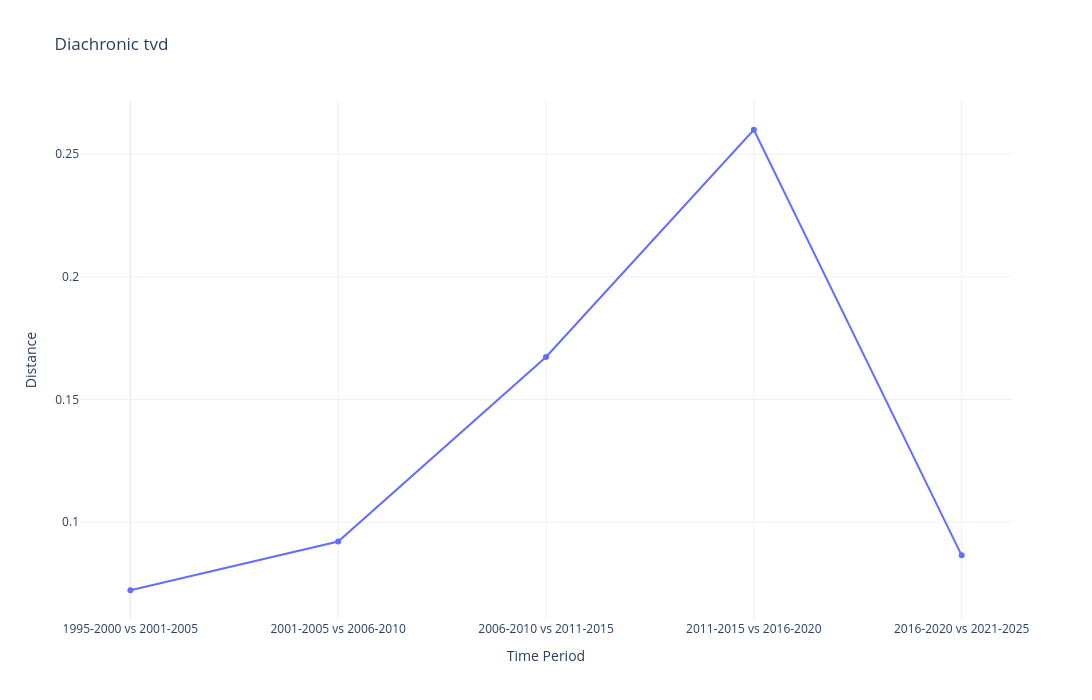

Here is the notebook cell this chart was saved with:
### Markdown cell above
# Plot distance time-series

### Code cell
# Plot all feats on one big plot

# slots_to_plot = ['Number', 'VerbForm']  # Specify the feat you want to plot
# plot_all_dists_by_period(perm_result_df, layout='combined', slots=slots_to_plot)

# If not specify, plot everything
plot_all_dists_by_period(perm_result_df, layout="combined", col_to_plot="observed_statistic")

### Figure 1 — Plotly figure (JSON) as saved in the notebook; plotly's stock layout.template omitted (floating-point values rounded to 4 significant figures)
{"data": [{"customdata": ["1995-2000 vs 2001-2005", "2001-2005 vs 2006-2010", "2006-2010 vs 2011-2015", "2011-2015 vs 2016-2020", "2016-2020 vs 2021-2025"], "hovertemplate": "<b>type</b><br>Period: %{customdata}<br>Distance: %{y:.4f}<extra></extra>", "mode": "lines+markers", "name": "type", "type": "scatter", "x": [0, 1, 2, 3, 4], "y": [0.07226, 0.09211, 0.1673, 0.2599, 0.08648]}], "layout": {"height": 700, "hovermode": "closest", "legend": {"title": {"text": "Slot"}}, "title": {"text": "Diachronic tvd"}, "width": 1100, "xaxis": {"tickmode": "array", "ticktext": ["1995-2000 vs 2001-2005", "2001-2005 vs 2006-2010", "2006-2010 vs 2011-2015", "2011-2015 vs 2016-2020", "2016-2020 vs 2021-2025"], "tickvals": [0, 1, 2, 3, 4], "title": {"text": "Time Period"}}, "yaxis": {"title": {"text": "Distance"}}}}
